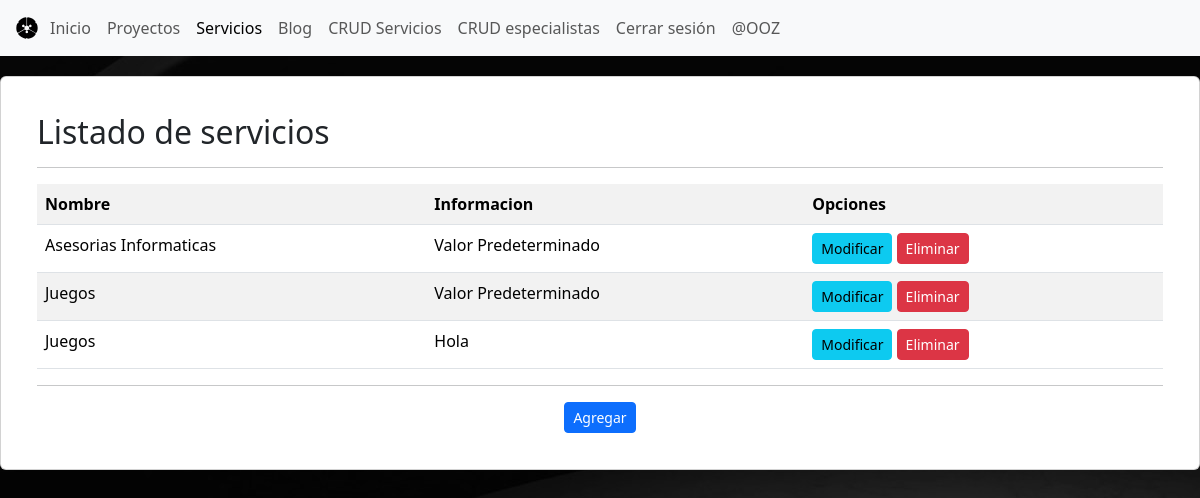
Before: /blog/listar-servicio/ (signed in) with the older database file.
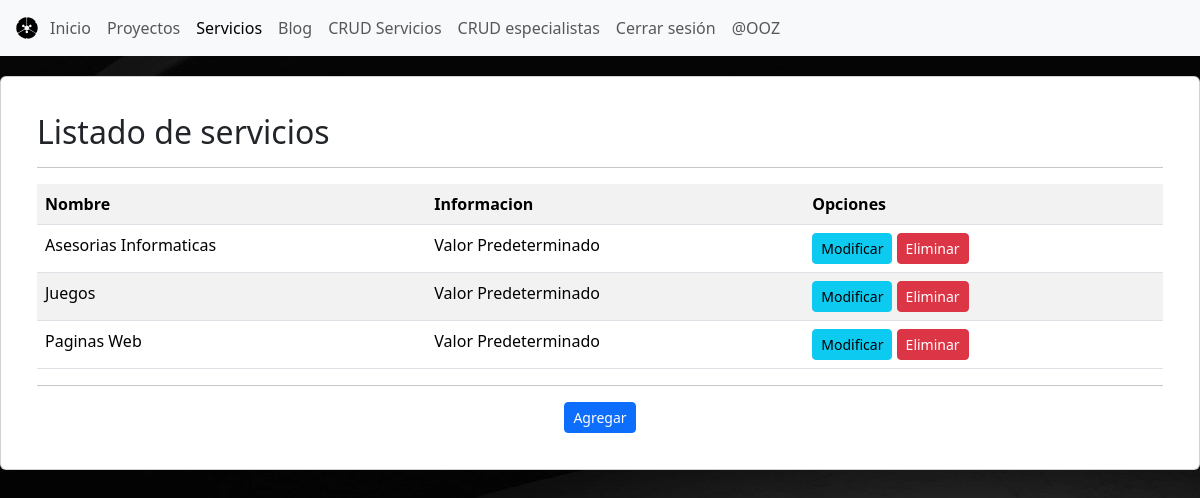
After: the same page with the newer database file.
### blog/models.py (models this page shows, shortened)
class Servicio(models.Model):
    nombre = models.CharField(max_length=50)
    Imagen = models.ImageField(upload_to="servicios",null=True)
    descripcion=models.TextField()
    informacion = models.CharField(max_length=100, default='Valor predeterminado')

### blog/views.py (the view)
# urls.py: path("listar-servicio/",views.listar_servicio, name="listar_servicio"),
@permission_required('blog.add_servicio')
def listar_servicio(request):
    servicios = Servicio.objects.all()
    data = {
        'servicios': servicios
    }
    return render(request,"pages/listar_servicio.html",data)

### blog/templates/pages/listar_servicio.html (shortened to what this page needs)
<!DOCTYPE html>
<html lang="en">
<head>
    {% load static %}
    <link rel="stylesheet" href="{% static 'css/bootstrap.min.css' %}">
    <link rel="stylesheet" href="{% static 'css/custom.css' %}">
    <link rel="stylesheet" href="https://cdnjs.cloudflare.com/ajax/libs/font-awesome/6.5.2/css/all.min.css">
</head>
<header>
    <nav class="navbar navbar-expand-lg bg-body-tertiary">
        <div class="container-fluid">
            <img src="{% static 'img/icono.svg' %}" alt="Bootstrap" width="30" height="24">
            <div class="collapse navbar-collapse" id="navbarSupportedContent">
                <ul class="navbar-nav me-auto mb-2 mb-lg-0">
                    <li class="nav-item">
                        <a class="nav-link" aria-current="page" href="{% url 'index' %}">Inicio</a>
                    </li>
                    <li class="nav-item">
                        <a class="nav-link" href="{% url 'proyectos' %}">Proyectos</a>
                    </li>
                    <li class="nav-item">
                        <a class="nav-link active" href="{% url 'servicios' %}">Servicios</a>
                    </li>
                    <li class="nav-item">
                        <a class="nav-link" href="{% url 'blog' %}">Blog</a>
                    </li>
                    {% if perms.blog.add_servicio %}
                    <li class="nav-item">
                      <a class="nav-link" href="{% url 'listar_servicio' %} ">CRUD Servicios</a>
                    </li>
                    <li class="nav-item">
                        <a class="nav-link" href="{% url 'listar_profesional' %} ">CRUD especialistas</a>
                    </li>
                    {% endif %}
                    {% if user.is_authenticated %}
                    <li class="nav-item">
                        <a class="nav-link" href="#" onclick="event.preventDefault(); document.getElementById('logout-form').submit();">
                            Cerrar sesión
                        </a>
                    </li>
                    <li class="nav-item">
                        <a class="nav-link" href="#">@{{ user.username }}</a>
                    </li>
                    {% else %}
                    <li class="nav-item">
                        <a class="nav-link" href="{% url 'login' %}">Iniciar sesión</a>
                    </li>
                    {% endif %}
                </ul>
            </div>
        </div>
    </nav>
</header>
<main>
    <div class="card">
        <card class="card-body">
            <h2>Listado de servicios</h2>
            <hr>
            <table class="table table-striped table-hover table-responsive-sm">
                <tr>
                    <th>Nombre</th>
                    <th>Informacion</th>
                    <th>Opciones</th>
                </tr>
                {% for p in servicios %}
                    <tr>
                        <td>{{ p.nombre | title }}</td>
                        <td>{{ p.informacion | title }}</td>
                        <td>
                            <a href="{% url 'modificar_servicio' p.id%}" class="btn btn-info btn-sm">Modificar</a>
                            <a href="#" onclick="eliminarServicio({{p.id}})" class="btn btn-danger btn-sm">Eliminar</a>
                        </td>
                    </tr>
                {% endfor %}
            </table>
            <hr>
            <div class="d-flex justify-content-center mt-3">
                <a href="{% url 'agregar_servicio' %}" class="btn btn-primary btn-sm">Agregar</a>
            </div>
        </card>
    </div>
</main>
</html>

Changed rows visible on the page:
removed Servicio: nombre "Juegos", informacion "Hola"
added Servicio: nombre "Paginas Web", informacion "Valor Predeterminado"
